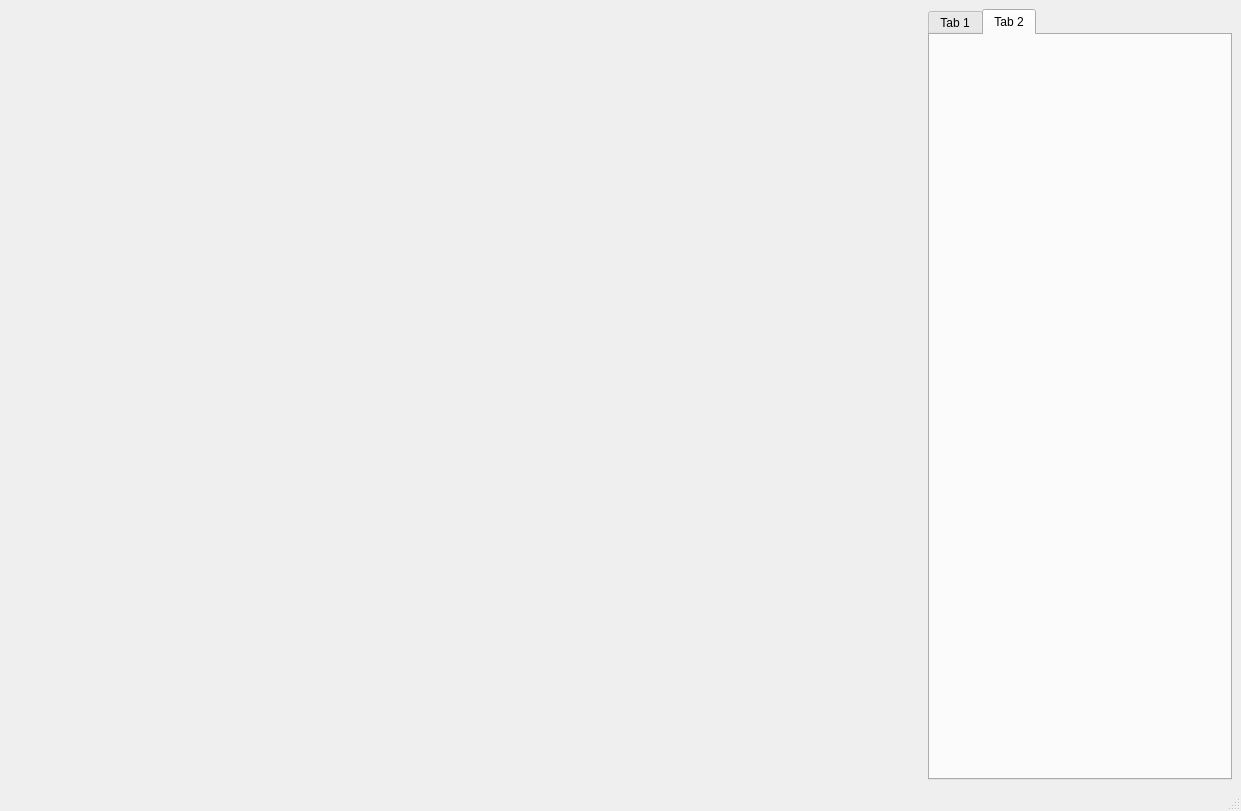
<?xml version="1.0" encoding="UTF-8"?>
<ui version="4.0">
 <class>MainWindow</class>
 <widget class="QMainWindow" name="MainWindow">
  <property name="geometry">
   <rect>
    <x>0</x>
    <y>0</y>
    <width>1241</width>
    <height>811</height>
   </rect>
  </property>
  <property name="windowTitle">
   <string>MainWindow</string>
  </property>
  <widget class="QWidget" name="centralwidget">
   <layout class="QGridLayout" name="gridLayout_2">
    <item row="0" column="0">
     <layout class="QGridLayout" name="gridLayout" columnstretch="3,1">
      <item row="0" column="0">
       <widget class="QWidget" name="widget" native="true"/>
      </item>
      <item row="0" column="1">
       <widget class="QTabWidget" name="capture_settings">
        <property name="currentIndex">
         <number>1</number>
        </property>
        <widget class="QWidget" name="camera_settings">
         <attribute name="title">
          <string>Tab 1</string>
         </attribute>
        </widget>
        <widget class="QWidget" name="tab_2">
         <attribute name="title">
          <string>Tab 2</string>
         </attribute>
        </widget>
       </widget>
      </item>
     </layout>
    </item>
   </layout>
  </widget>
  <widget class="QMenuBar" name="menubar">
   <property name="geometry">
    <rect>
     <x>0</x>
     <y>0</y>
     <width>1241</width>
     <height>19</height>
    </rect>
   </property>
  </widget>
  <widget class="QStatusBar" name="statusbar"/>
 </widget>
 <resources/>
 <connections/>
</ui>
